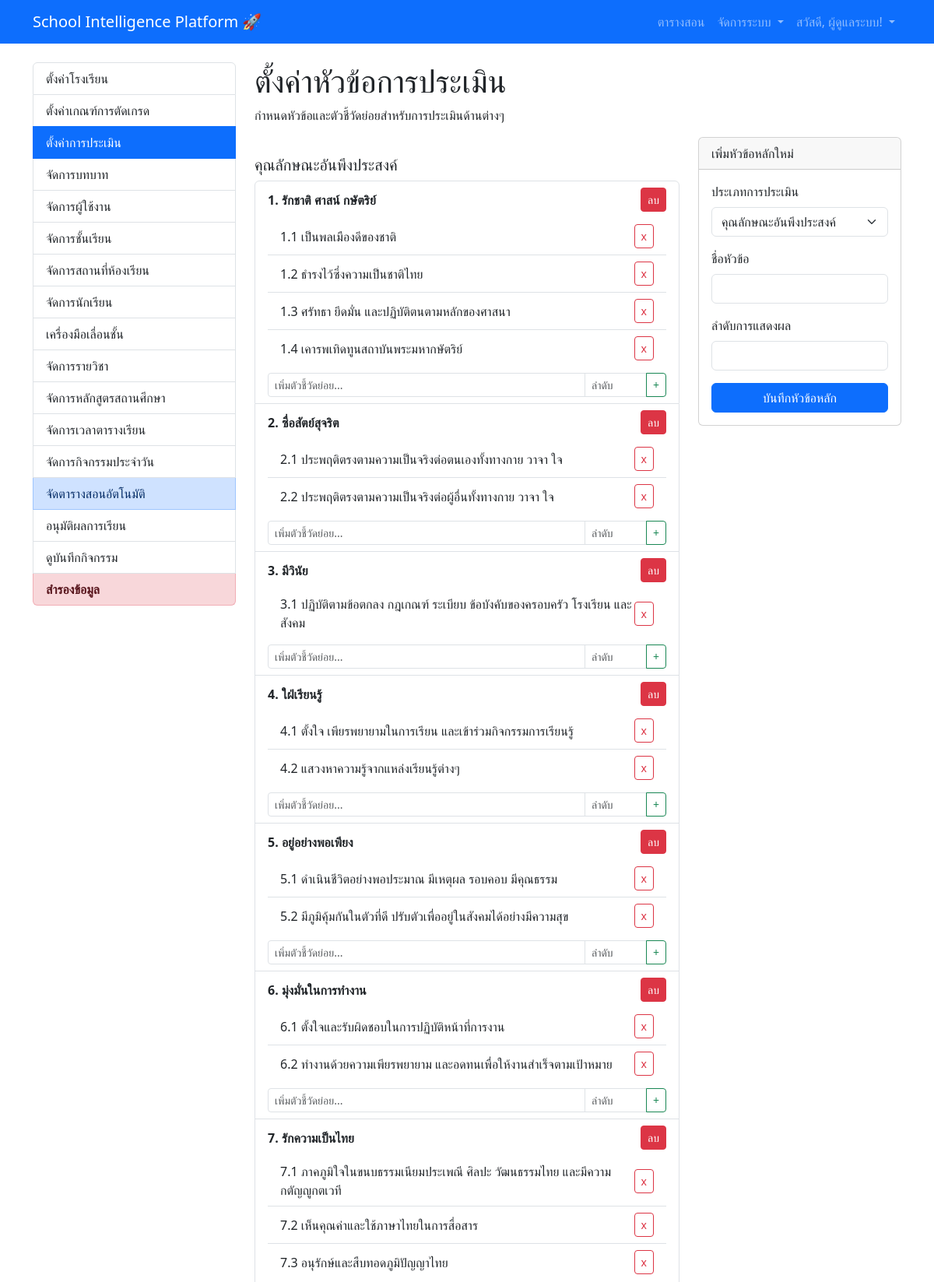
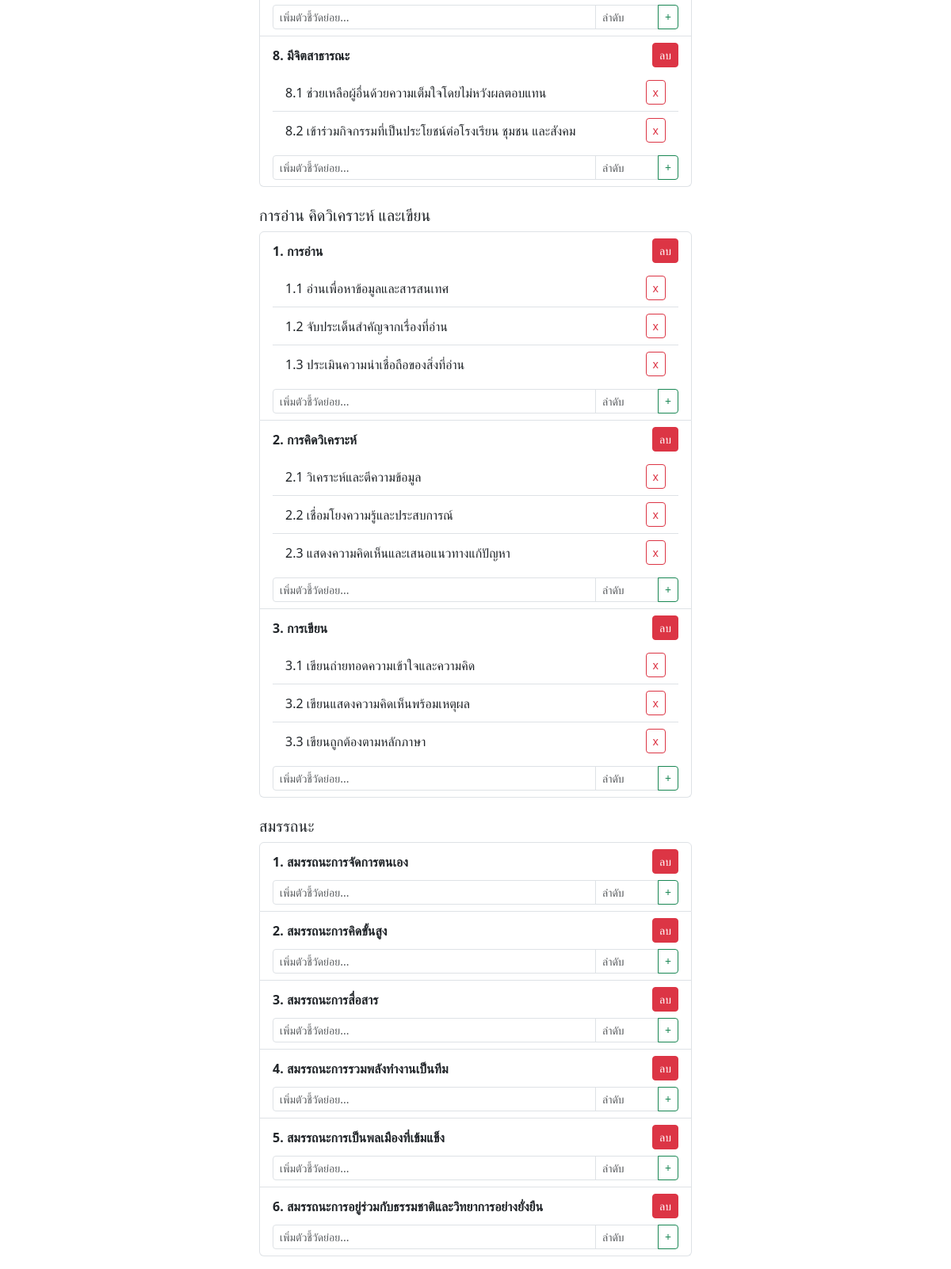
The page /admin/evaluations (signed in) on the database its author committed (2 pictures, top to bottom).
### V1.0/app/models.py (models this page shows, shortened)
class User(UserMixin, db.Model):
    id = db.Column(db.Integer, primary_key=True)
    username = db.Column(db.String(64), index=True, unique=True)
    password_hash = db.Column(db.String(256))
    full_name = db.Column(db.String(120))
    status = db.Column(db.String(50), default='Active')
    department = db.Column(db.String(120), index=True)
    max_periods_per_day = db.Column(db.Integer)
    max_periods_per_week = db.Column(db.Integer)
    roles = db.relationship('Role', secondary=user_roles, lazy='subquery',
                            backref=db.backref('users', lazy=True))
    activity_logs = db.relationship('ActivityLog', backref='user', lazy='dynamic')
    courses_taught = db.relationship('Course', backref='teacher', lazy='dynamic')
    advised_class_groups = db.relationship('ClassGroup', secondary=class_group_advisors, back_populates='advisors')

class EvaluationTopic(db.Model):
    id = db.Column(db.Integer, primary_key=True)
    assessment_type = db.Column(db.String(100), index=True)
    name = db.Column(db.String(255))
    display_order = db.Column(db.Integer)
    parent_id = db.Column(db.Integer, db.ForeignKey('evaluation_topic.id'))
    sub_topics = db.relationship('EvaluationTopic', backref=db.backref('parent', remote_side=[id]))

### V1.0/app/admin/routes.py (the view, shortened to what this page needs)
@bp.route('/evaluations', methods=['GET', 'POST'])
@login_required
@admin_required
def manage_evaluations():
    form = EvaluationTopicForm()
    topics_by_type = {
        'คุณลักษณะอันพึงประสงค์': EvaluationTopic.query.filter_by(assessment_type='คุณลักษณะอันพึงประสงค์', parent_id=None).order_by('display_order').all(),
        'การอ่าน คิดวิเคราะห์ และเขียน': EvaluationTopic.query.filter_by(assessment_type='การอ่าน คิดวิเคราะห์ และเขียน', parent_id=None).order_by('display_order').all(),
        'สมรรถนะ': EvaluationTopic.query.filter_by(assessment_type='สมรรถนะ', parent_id=None).order_by('display_order').all()
    }
    return render_template('admin/manage_evaluations.html', title='ตั้งค่าหัวข้อการประเมิน', form=form, topics_by_type=topics_by_type)

### V1.0/app/forms.py
class EvaluationTopicForm(FlaskForm):
    assessment_type = SelectField('ประเภทการประเมิน', choices=[
        ('คุณลักษณะอันพึงประสงค์', 'คุณลักษณะอันพึงประสงค์'),
        ('การอ่าน คิดวิเคราะห์ และเขียน', 'การอ่าน คิดวิเคราะห์ และเขียน'),
        ('สมรรถนะ', 'สมรรถนะ')
    ], validators=[DataRequired()])
    name = StringField('ชื่อหัวข้อ', validators=[DataRequired()])
    display_order = IntegerField('ลำดับการแสดงผล', validators=[DataRequired()])
    submit = SubmitField('บันทึก')

### V1.0/app/templates/admin/manage_evaluations.html (shortened to what this page needs)
{% extends "base.html" %}
{% block content %}
<div class="row">
    <div class="col-md-3">
        {% include 'admin/_admin_menu.html' %}
    </div>
    <div class="col-md-9">
        <h1>{{ title }}</h1>
        <p>กำหนดหัวข้อและตัวชี้วัดย่อยสำหรับการประเมินด้านต่างๆ</p>
        <div class="row">
            <div class="col-md-8">
                {% for type, topics in topics_by_type.items() %}
                    <h5 class="mt-4">{{ type }}</h5>
                    {% if topics %}
                    <ul class="list-group mb-3">
                        {% for topic in topics %}
                        <li class="list-group-item">
                            <div class="d-flex justify-content-between align-items-center">
                                <strong>{{ topic.display_order }}. {{ topic.name }}</strong>
                                <form action="{{ url_for('admin.delete_evaluation_topic', id=topic.id) }}" method="POST" onsubmit="return confirm('คุณแน่ใจหรือไม่ว่าต้องการลบหัวข้อนี้และตัวชี้วัดย่อยทั้งหมด?');">
                                    <button type="submit" class="btn btn-danger btn-sm">ลบ</button>
                                </form>
                            </div>
                            {% if topic.sub_topics %}
                            <ul class="list-group list-group-flush mt-2">
                                {% for sub in topic.sub_topics|sort(attribute='display_order') %}
                                <li class="list-group-item list-group-item-action d-flex justify-content-between align-items-center">
                                    {{ topic.display_order }}.{{ sub.display_order }} {{ sub.name }}
                                    <form action="{{ url_for('admin.delete_evaluation_topic', id=sub.id) }}" method="POST" onsubmit="return confirm('คุณแน่ใจหรือไม่ว่าต้องการลบ?');">
                                        <button type="submit" class="btn btn-outline-danger btn-sm">x</button>
                                    </form>
                                </li>
                                {% endfor %}
                            </ul>
                            {% endif %}
                            <form method="POST" action="{{ url_for('admin.add_subtopic', parent_id=topic.id) }}" class="input-group input-group-sm mt-2">
                                <input type="text" name="name" class="form-control" placeholder="เพิ่มตัวชี้วัดย่อย..." required>
                                <input type="number" name="display_order" class="form-control" placeholder="ลำดับ" required style="max-width: 80px;">
                                <button type="submit" class="btn btn-outline-success">+</button>
                            </form>
                        </li>
                        {% endfor %}
                    </ul>
                    {% else %}
                    <p class="text-muted">ยังไม่มีหัวข้อ</p>
                    {% endif %}
                {% endfor %}
            </div>
            <div class="col-md-4">
                <div class="card">
                    <div class="card-header">เพิ่มหัวข้อหลักใหม่</div>
                    <div class="card-body">
                        <form method="POST" action="{{ url_for('admin.manage_evaluations') }}">
                            <div class="mb-3">
                                {{ form.assessment_type.label(class="form-label") }}
                                {{ form.assessment_type(class="form-select") }}
                            </div>
                            <div class="mb-3">
                                {{ form.name.label(class="form-label") }}
                                {{ form.name(class="form-control") }}
                            </div>
                            <div class="mb-3">
                                {{ form.display_order.label(class="form-label") }}
                                {{ form.display_order(class="form-control", type="number") }}
                            </div>
                            <button type="submit" name="submit_main" class="btn btn-primary w-100">บันทึกหัวข้อหลัก</button>
                        </form>
                    </div>
                </div>
            </div>
        </div>
    </div>
</div>
{% endblock %}

### V1.0/app/templates/base.html (shortened to what this page needs)
<!doctype html>
<html lang="th">
<head>
    <link href="https://cdn.jsdelivr.net/npm/bootstrap@5.3.3/dist/css/bootstrap.min.css" rel="stylesheet">
</head>
<body>
    <nav class="navbar navbar-expand-lg navbar-dark bg-primary">
        <div class="container">
            <a class="navbar-brand" href="{{ url_for('main.index') }}">School Intelligence Platform 🚀</a>
            <div class="collapse navbar-collapse" id="navbarNav">
<ul class="navbar-nav ms-auto">
    {% if current_user.is_anonymous %}
        <li class="nav-item"><a class="nav-link" href="{{ url_for('auth.login') }}">เข้าสู่ระบบ</a></li>
    {% else %}
        {% if not current_user.is_anonymous %}
        <li class="nav-item">
            <a class="nav-link" href="{{ url_for('main.view_timetable') }}">
                 ตารางสอน
            </a>
        </li>
        {% endif %}
{% if 'admin' in current_user.roles|map(attribute='key') %}
<li class="nav-item dropdown">
    <a class="nav-link dropdown-toggle" href="#" id="adminDropdown" role="button" data-bs-toggle="dropdown" aria-expanded="false">
         จัดการระบบ
    </a>
</li>
{% endif %}
        <li class="nav-item dropdown">
            <a class="nav-link dropdown-toggle" href="#" id="userDropdown" role="button" data-bs-toggle="dropdown" aria-expanded="false">
                สวัสดี, {{ current_user.full_name }}!
            </a>
        </li>
    {% endif %}
</ul>
            </div>
        </div>
    </nav>
    <main class="container mt-4">
        {% block content %}{% endblock %}
    </main>
</body>
</html>

### rows shown on the page
User: full_name "ผู้ดูแลระบบ"
EvaluationTopic: display_order "1", name "รักชาติ ศาสน์ กษัตริย์"
EvaluationTopic: display_order "1", name "เป็นพลเมืองดีของชาติ"
EvaluationTopic: display_order "2", name "ธำรงไว้ซึ่งความเป็นชาติไทย"
EvaluationTopic: display_order "3", name "ศรัทธา ยึดมั่น และปฏิบัติตนตามหลักของศาสนา"
EvaluationTopic: display_order "4", name "เคารพเทิดทูนสถาบันพระมหากษัตริย์"
EvaluationTopic: display_order "2", name "ซื่อสัตย์สุจริต"
EvaluationTopic: display_order "1", name "ประพฤติตรงตามความเป็นจริงต่อตนเองทั้งทางกาย วาจา ใจ"
EvaluationTopic: display_order "2", name "ประพฤติตรงตามความเป็นจริงต่อผู้อื่นทั้งทางกาย วาจา ใจ"
EvaluationTopic: display_order "3", name "มีวินัย"
EvaluationTopic: display_order "1", name "ปฏิบัติตามข้อตกลง กฎเกณฑ์ ระเบียบ ข้อบังคับของครอบครัว โรงเรียน และสังคม"
EvaluationTopic: display_order "4", name "ใฝ่เรียนรู้"
EvaluationTopic: display_order "1", name "ตั้งใจ เพียรพยายามในการเรียน และเข้าร่วมกิจกรรมการเรียนรู้"
EvaluationTopic: display_order "2", name "แสวงหาความรู้จากแหล่งเรียนรู้ต่างๆ"
EvaluationTopic: display_order "5", name "อยู่อย่างพอเพียง"
EvaluationTopic: display_order "1", name "ดำเนินชีวิตอย่างพอประมาณ มีเหตุผล รอบคอบ มีคุณธรรม"
EvaluationTopic: display_order "2", name "มีภูมิคุ้มกันในตัวที่ดี ปรับตัวเพื่ออยู่ในสังคมได้อย่างมีความสุข"
EvaluationTopic: display_order "6", name "มุ่งมั่นในการทำงาน"
EvaluationTopic: display_order "1", name "ตั้งใจและรับผิดชอบในการปฏิบัติหน้าที่การงาน"
EvaluationTopic: display_order "2", name "ทำงานด้วยความเพียรพยายาม และอดทนเพื่อให้งานสำเร็จตามเป้าหมาย"
EvaluationTopic: display_order "7", name "รักความเป็นไทย"
EvaluationTopic: display_order "1", name "ภาคภูมิใจในขนบธรรมเนียมประเพณี ศิลปะ วัฒนธรรมไทย และมีความกตัญญูกตเวที"
EvaluationTopic: display_order "2", name "เห็นคุณค่าและใช้ภาษาไทยในการสื่อสาร"
EvaluationTopic: display_order "3", name "อนุรักษ์และสืบทอดภูมิปัญญาไทย"
EvaluationTopic: display_order "8", name "มีจิตสาธารณะ"
EvaluationTopic: display_order "1", name "ช่วยเหลือผู้อื่นด้วยความเต็มใจโดยไม่หวังผลตอบแทน"
EvaluationTopic: display_order "2", name "เข้าร่วมกิจกรรมที่เป็นประโยชน์ต่อโรงเรียน ชุมชน และสังคม"
EvaluationTopic: display_order "1", name "การอ่าน"
EvaluationTopic: display_order "1", name "อ่านเพื่อหาข้อมูลและสารสนเทศ"
EvaluationTopic: display_order "2", name "จับประเด็นสำคัญจากเรื่องที่อ่าน"
EvaluationTopic: display_order "3", name "ประเมินความน่าเชื่อถือของสิ่งที่อ่าน"
EvaluationTopic: display_order "2", name "การคิดวิเคราะห์"
EvaluationTopic: display_order "1", name "วิเคราะห์และตีความข้อมูล"
EvaluationTopic: display_order "2", name "เชื่อมโยงความรู้และประสบการณ์"
EvaluationTopic: display_order "3", name "แสดงความคิดเห็นและเสนอแนวทางแก้ปัญหา"
EvaluationTopic: display_order "3", name "การเขียน"
EvaluationTopic: display_order "1", name "เขียนถ่ายทอดความเข้าใจและความคิด"
EvaluationTopic: display_order "2", name "เขียนแสดงความคิดเห็นพร้อมเหตุผล"
EvaluationTopic: display_order "3", name "เขียนถูกต้องตามหลักภาษา"
EvaluationTopic: display_order "1", name "สมรรถนะการจัดการตนเอง"
EvaluationTopic: display_order "2", name "สมรรถนะการคิดขั้นสูง"
EvaluationTopic: display_order "3", name "สมรรถนะการสื่อสาร"
EvaluationTopic: display_order "4", name "สมรรถนะการรวมพลังทำงานเป็นทีม"
EvaluationTopic: display_order "5", name "สมรรถนะการเป็นพลเมืองที่เข้มแข็ง"
EvaluationTopic: display_order "6", name "สมรรถนะการอยู่ร่วมกับธรรมชาติและวิทยาการอย่างยั่งยืน"

### other values the page prints
{{ title }} "ตั้งค่าหัวข้อการประเมิน"
{{ type }} "คุณลักษณะอันพึงประสงค์" "การอ่าน คิดวิเคราะห์ และเขียน" "สมรรถนะ"
